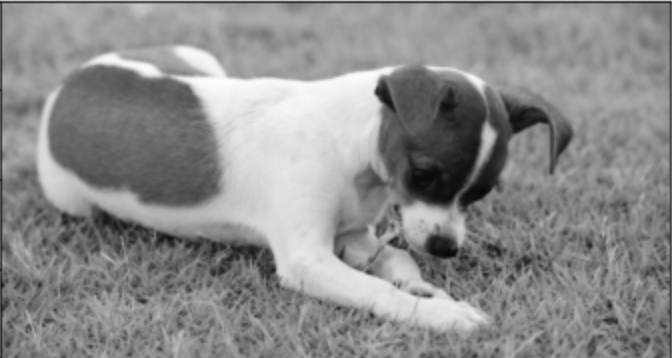
#> input picture hw3/dog.png, 672 x 358 px
$ jupyter execute --allow-errors hw3.ipynb
#> lines starting #> are read from the running program, lines starting #| are printed output that depends on the picture
# HW3

## Exercise 2

[cell 1]
import numpy as np
import matplotlib.pyplot as plt
import cv2
from PIL import Image
from numba import jit

#> (a cell that did not finish here is left out)

#> (a cell that did not finish here is left out)

#> (a cell that did not finish here is left out)

#> (a cell that did not finish here is left out)

#> (a cell that did not finish here is left out)

[cell 7]
#2-e
my_dog = plt.imread('dog.png') / 255
#> my_dog: shape (358, 672) float32; min 7.69e-05, max 0.00388, mean 0.00216
print(my_dog.shape)
#| (358, 672)
row,col = my_dog.shape
#> row = 358; col = 672
Output_mydog = np.matrix(np.zeros((row-8,col-8)))

#> (the rest of this cell did not finish here and is left out)

[cell 8]
plt.imshow(my_dog)

[cell 9]
plt.imshow(Output_mydog*255,cmap='gray')
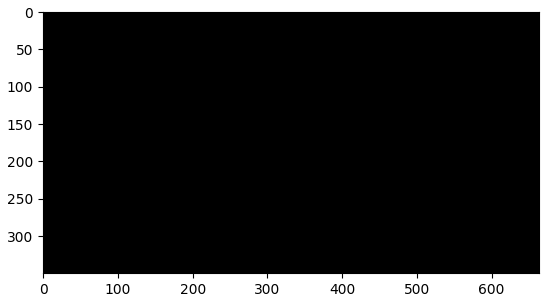
#> figure drawn by matplotlib, 1 panel

[cell 10]
my_cat = cv2.imread('mycat.jpeg',0) / 255
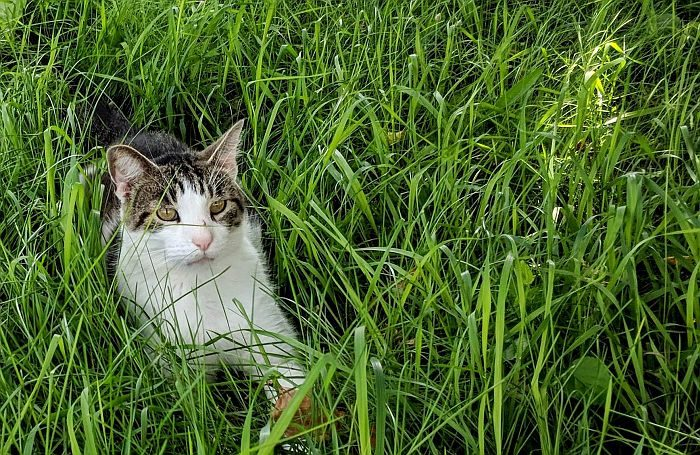
#> input picture hw3/mycat.jpeg, 700 x 455 px
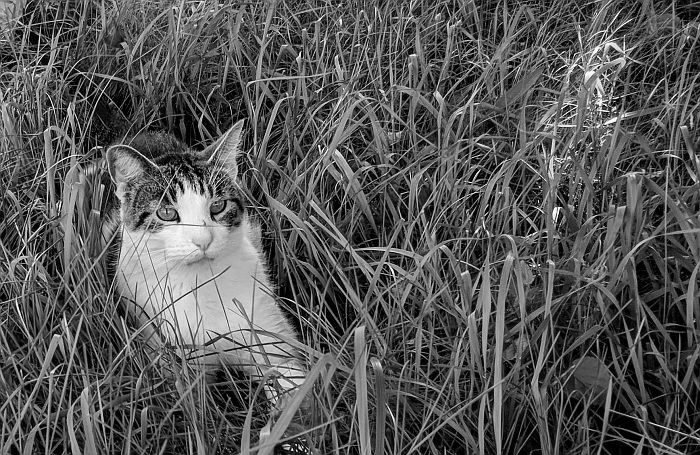
#> my_cat: shape (455, 700) float64; min 0, max 1, mean 0.34
print(my_cat.shape)
#| (455, 700)
row,col = my_cat.shape
#> row = 455; col = 700
Output_mycat = np.matrix(np.zeros((row-8,col-8)))

#> (the rest of this cell did not finish here and is left out)

[cell 11]
plt.imshow(my_cat)

[cell 12]
plt.imshow(Output_mycat*255,cmap='gray')
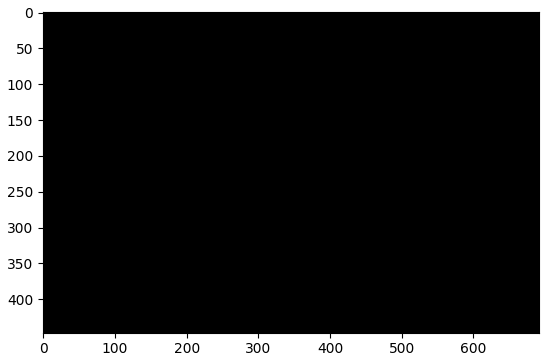
#> figure drawn by matplotlib, 1 panel
